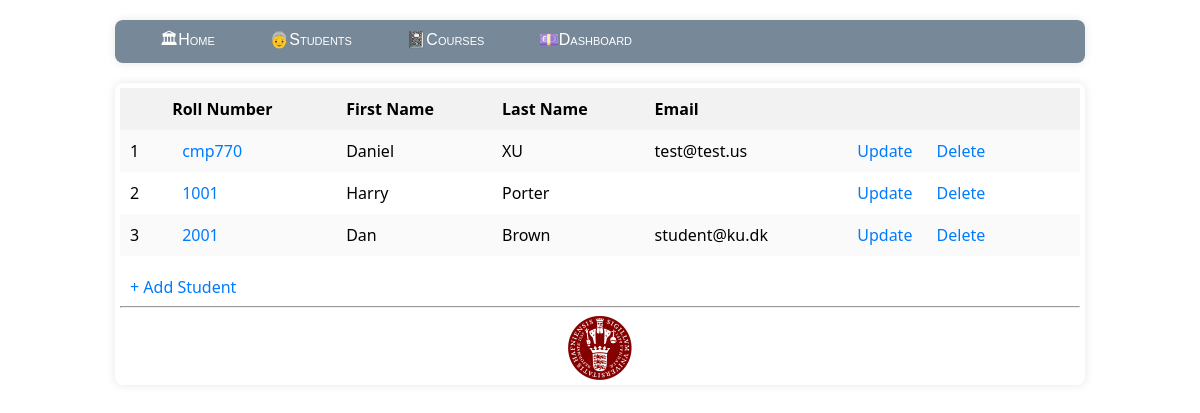
/students, run on the app's committed database.
### model.py (models this page shows)
class Student(db.Model):
    __tablename__='student'
    student_id=db.Column(db.Integer,primary_key=True,autoincrement=True)
    roll_number=db.Column(db.String,unique=True,nullable=False)
    email=db.Column(db.String)
    first_name=db.Column(db.String,nullable=False)
    last_name=db.Column(db.String, nullable=False)
    courses=db.relationship('Course',backref='student',secondary='enrollments')

### app.py (the view)
@app.route('/students')
def students():
    s=Student.query.all()
    return render_template('student.html',list=s)

### templates/student.html (shortened to what this page needs)
{% extends "layout.html" %}
{% block content %}
{% if (list|length)!=0 %}
<table id="all-students">
    <tr>
        <th></th>
        <th>Roll Number</th>
        <th>First Name</th>
        <th>Last Name</th>
        <th>Email</th>
        <th></th>
    </tr>
    {% for i in list %}
    <tr>
        <td>{{ loop.index }}</td>
        <td><a href="/student/{{i.student_id}}">{{i.roll_number}}</a></td>
        <td>{{i.first_name}}</td>
        <td>{{i.last_name}}</td>
        <td>{{i.email}}</td>
        <td>
            <a href="/student/{{i.student_id}}/update" class="action-btn">Update</a>
            <a href="/student/{{i.student_id}}/delete" class="action-btn">Delete</a>
        </td>
    </tr>
    {% endfor %}
</table>
{% else %}
<h2>Student List</h2>
<p>No student found. Add student now!</p>
{% endif %}
<a href="/student/create" class="add-btn">+ Add Student</a>
{% endblock %}

### static/site.css (style rules this page uses)
body { background-color: rgb(f0, f0, f0); font-family: Arial, sans-serif; margin: 0; padding: 0; }
table { width: 100%; border-collapse: collapse; margin-bottom: 20px; }
th, td { padding: 10px; text-align: left; }
th { background-color: #f2f2f2; }
tr:nth-child(even) { background-color: #fafafa; }
a { text-decoration: none; color: #007bff; padding: 5px 10px; border-radius: 4px; }

### data on the page
Student: roll_number "cmp770", first_name "Daniel", last_name "XU", email "test@test.us"
Student: roll_number "1001", first_name "Harry", last_name "Porter"
Student: roll_number "2001", first_name "Dan", last_name "Brown", email "student@ku.dk"
